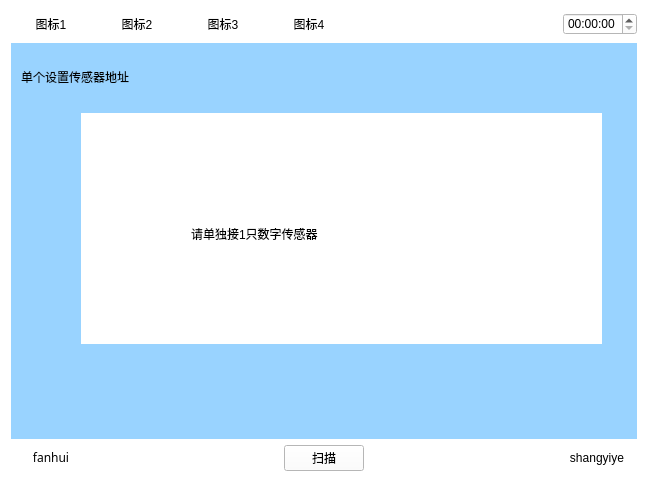
<?xml version="1.0" encoding="UTF-8"?>
<ui version="4.0">
 <class>Dangeshedizhi</class>
 <widget class="QWidget" name="Dangeshedizhi">
  <property name="geometry">
   <rect>
    <x>0</x>
    <y>0</y>
    <width>648</width>
    <height>482</height>
   </rect>
  </property>
  <property name="windowTitle">
   <string>Form</string>
  </property>
  <property name="styleSheet">
   <string notr="true">background-color: rgb(255, 255, 255);</string>
  </property>
  <layout class="QVBoxLayout" name="verticalLayout" stretch="1,5,1">
   <item>
    <layout class="QHBoxLayout" name="horizontalLayout_5">
     <item>
      <widget class="QPushButton" name="pushButton">
       <property name="text">
        <string>图标1</string>
       </property>
       <property name="flat">
        <bool>true</bool>
       </property>
      </widget>
     </item>
     <item>
      <widget class="QPushButton" name="pushButton_2">
       <property name="text">
        <string>图标2</string>
       </property>
       <property name="flat">
        <bool>true</bool>
       </property>
      </widget>
     </item>
     <item>
      <widget class="QPushButton" name="pushButton_3">
       <property name="text">
        <string>图标3</string>
       </property>
       <property name="flat">
        <bool>true</bool>
       </property>
      </widget>
     </item>
     <item>
      <widget class="QPushButton" name="pushButton_4">
       <property name="text">
        <string>图标4</string>
       </property>
       <property name="flat">
        <bool>true</bool>
       </property>
      </widget>
     </item>
     <item>
      <spacer name="horizontalSpacer_4">
       <property name="orientation">
        <enum>Qt::Horizontal</enum>
       </property>
       <property name="sizeHint" stdset="0">
        <size>
         <width>40</width>
         <height>20</height>
        </size>
       </property>
      </spacer>
     </item>
     <item>
      <widget class="QTimeEdit" name="timeEdit_2"/>
     </item>
    </layout>
   </item>
   <item>
    <widget class="QWidget" name="widget" native="true">
     <property name="sizePolicy">
      <sizepolicy hsizetype="Preferred" vsizetype="Preferred">
       <horstretch>0</horstretch>
       <verstretch>0</verstretch>
      </sizepolicy>
     </property>
     <property name="contextMenuPolicy">
      <enum>Qt::DefaultContextMenu</enum>
     </property>
     <property name="styleSheet">
      <string notr="true">background-color: rgb(153, 211, 255);</string>
     </property>
     <widget class="QLabel" name="label">
      <property name="geometry">
       <rect>
        <x>10</x>
        <y>20</y>
        <width>171</width>
        <height>27</height>
       </rect>
      </property>
      <property name="text">
       <string>单个设置传感器地址</string>
      </property>
     </widget>
     <widget class="QWidget" name="widget_2" native="true">
      <property name="geometry">
       <rect>
        <x>70</x>
        <y>70</y>
        <width>521</width>
        <height>231</height>
       </rect>
      </property>
      <property name="styleSheet">
       <string notr="true">background-color: rgb(255, 255, 255);</string>
      </property>
      <widget class="QLabel" name="label_2">
       <property name="geometry">
        <rect>
         <x>110</x>
         <y>90</y>
         <width>261</width>
         <height>61</height>
        </rect>
       </property>
       <property name="text">
        <string>请单独接1只数字传感器</string>
       </property>
      </widget>
     </widget>
    </widget>
   </item>
   <item>
    <layout class="QHBoxLayout" name="horizontalLayout_2">
     <item>
      <widget class="QPushButton" name="returnIndex">
       <property name="font">
        <font>
         <family>AR PL UMing TW MBE</family>
        </font>
       </property>
       <property name="text">
        <string>fanhui</string>
       </property>
       <property name="flat">
        <bool>true</bool>
       </property>
      </widget>
     </item>
     <item>
      <spacer name="horizontalSpacer">
       <property name="orientation">
        <enum>Qt::Horizontal</enum>
       </property>
       <property name="sizeHint" stdset="0">
        <size>
         <width>40</width>
         <height>20</height>
        </size>
       </property>
      </spacer>
     </item>
     <item>
      <widget class="QPushButton" name="scanning">
       <property name="text">
        <string>扫描</string>
       </property>
      </widget>
     </item>
     <item>
      <spacer name="horizontalSpacer_3">
       <property name="orientation">
        <enum>Qt::Horizontal</enum>
       </property>
       <property name="sizeHint" stdset="0">
        <size>
         <width>40</width>
         <height>20</height>
        </size>
       </property>
      </spacer>
     </item>
     <item>
      <widget class="QPushButton" name="returnPage">
       <property name="text">
        <string>shangyiye</string>
       </property>
       <property name="flat">
        <bool>true</bool>
       </property>
      </widget>
     </item>
    </layout>
   </item>
  </layout>
 </widget>
 <resources/>
 <connections/>
</ui>
